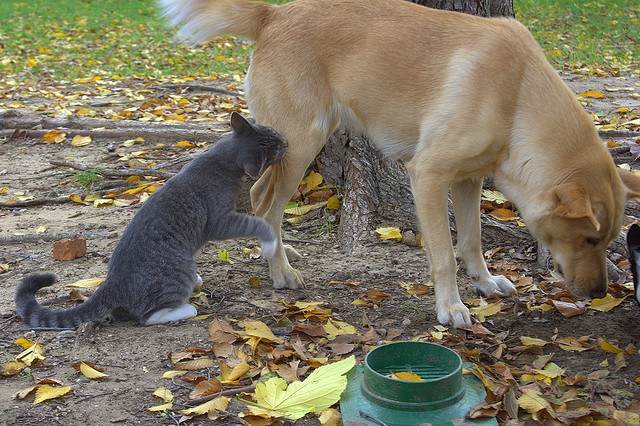
#> input picture Labs/Lab11-YOLOv3/imgs/000000001950.jpg, 640 x 426 px, given in place of dog.bmp, which was not available
$ jupyter execute --allow-errors proj1.ipynb   (shell and % lines are left out)   (text cells are left out)
#> lines starting #> are read from the running program, lines starting #| are printed output that depends on the picture; pictures that were not available may be replaced by others from this repository, and a replacement may not be noted
### Projects/Project-1-Hybrid_Images(Convolution)/code/utils.py
import cv2
import numpy as np

# [24 lines left out: function vis_hybrid_image, not called in this run]

def im2single(im):
  im = im.astype(np.float32) / 255
  return im

# [4 lines left out: function single2im, not called in this run]

def load_image(path):
  return im2single(cv2.imread(path))[:, :, ::-1]

def save_image(path, im):
  return cv2.imwrite(path, single2im(im.copy())[:, :, ::-1])

# [4 lines left out: function im_range, not called in this run]

### Projects/Project-1-Hybrid_Images(Convolution)/code/student_code.py
from PIL.Image import RASTERIZE
import numpy as np
from numpy.lib.function_base import interp


def my_imfilter(image, filter, convmode='asstride'):
    """
    Apply a filter to an image. Return the filtered image.

    Args
    - image: numpy nd-array of dim (m, n, c)
    - filter: numpy nd-array of dim (k, k)
    Returns
    - filtered_image: numpy nd-array of dim (m, n, c)

    HINTS:
    - You may not use any libraries that do the work for you. Using numpy to work
     with matrices is fine and encouraged. Using opencv or similar to do the
     filtering for you is not allowed.
    - I encourage you to try implementing this naively first, just be aware that
     it may take an absurdly long time to run. You will need to get a function
     that takes a reasonable amount of time to run so that the TAs can verify
     your code works.
    - Remember these are RGB images, accounting for the final image dimension.
    """

    assert filter.shape[0] % 2 == 1
    assert filter.shape[1] % 2 == 1

    ############################
    ### TODO: YOUR CODE HERE ###
    # padding
    # p = (f-1)/2 keep the same resolution after convlution
    img_v, img_h = image.shape[:2]
    krnl_v, krnl_h = filter.shape[:2]
    pad_v = (krnl_v-1)//2
    pad_h = (krnl_h-1)//2
    filtered_image = np.zeros(image.shape, dtype='float32')
    channels = image.shape[2]
    _filter = filter.astype('float32')
    img_pad = np.pad(image, [(pad_v, pad_v), (pad_h, pad_h), (0, 0)], 'constant')
    if convmode == 'multiply':
        # method1: multiply() and sum()
        for k in range(channels):
            for i in range(img_v):
                for j in range(img_h):
                    filtered_image[i, j, k] = np.sum(
                        np.multiply(img_pad[i:i+2*pad_v+1, j:j+2*pad_h+1, k], _filter))

    elif convmode == 'asstride':
        # method2: as_strided() and tensordot()
        img_pad_v, img_pad_h = img_pad.shape[:2]
        shape = np.array([img_pad_v - krnl_v + 1, img_pad_h - krnl_h + 1, krnl_v, krnl_h])
        strides = np.array([img_pad_h, 1, img_pad_h, 1]) * img_pad.itemsize * channels
        for i in range(channels):
            img_stride = np.lib.stride_tricks.as_strided(img_pad[:, :, i], shape=shape, strides=strides)
            filtered_image[:, :, i] = np.tensordot(img_stride, _filter, axes=[(2, 3), (0, 1)])
    ### END OF STUDENT CODE ####
    ############################

    return filtered_image


def create_hybrid_image(image1, image2, filter):
    """
    Takes two images and creates a hybrid image. Returns the low
    frequency content of image1, the high frequency content of
    image 2, and the hybrid image.

    Args
    - image1: numpy nd-array of dim (m, n, c)
    - image2: numpy nd-array of dim (m, n, c)
    Returns
    - low_frequencies: numpy nd-array of dim (m, n, c)
    - high_frequencies: numpy nd-array of dim (m, n, c)
    - hybrid_image: numpy nd-array of dim (m, n, c)

    HINTS:
    - You will use your my_imfilter function in this function.
    - You can get just the high frequency content of an image by removing its low
      frequency content. Think about how to do this in mathematical terms.
    - Don't forget to make sure the pixel values are >= 0 and <= 1. This is known
      as 'clipping'.
    - If you want to use images with different dimensions, you should resize them
      in the notebook code.
    """

    assert image1.shape[0] == image2.shape[0]
    assert image1.shape[1] == image2.shape[1]
    assert image1.shape[2] == image2.shape[2]

    ############################
    ### TODO: YOUR CODE HERE ###
    image1_low = my_imfilter(image1, filter)
    image2_low = my_imfilter(image2, filter)
    image2_high = image2 - image2_low

    low_frequencies = np.clip(image1_low, 0, 1)
    high_frequencies = np.clip(image2_high+0.5, 0, 1)
    hybrid_image = np.clip(image1_low + image2_high, 0, 1)

    ### END OF STUDENT CODE ####
    ############################

    return low_frequencies, high_frequencies, hybrid_image

### Projects/Project-1-Hybrid_Images(Convolution)/code/proj1.ipynb
[cell 1]
import cv2
import numpy as np
import matplotlib
import matplotlib.pyplot as plt
from utils import vis_hybrid_image, load_image, save_image, im_range
from student_code import my_imfilter, create_hybrid_image

image1 = load_image('../data/dog.bmp')
#> in load_image, `return im2single(cv2.imread(path))[:, :, ::-1]`:
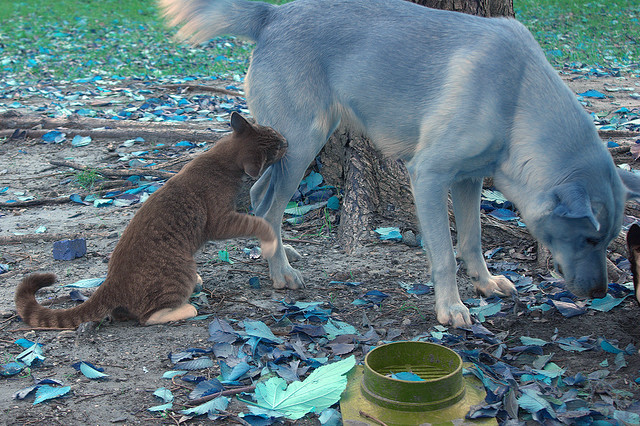
#> returned value: shape (426, 640, 3) float32; mean of channels 0, 1, 2 0.491, 0.463, 0.38; drawn as B, G, R
image2 = load_image('../data/cat.bmp')
#> call 2 of load_image, with path = '../data/cat.bmp'
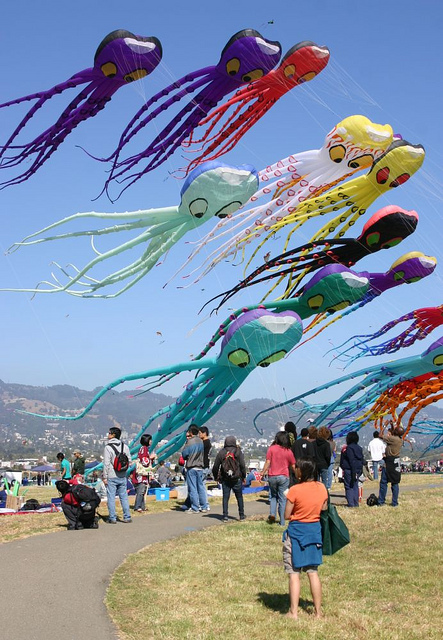
#> input picture Labs/Lab11-YOLOv3/imgs/000000002343.jpg, 443 x 640 px, given in place of cat.bmp, which was not available
#> in load_image (call 2), `return im2single(cv2.imread(path))[:, :, ::-1]`:
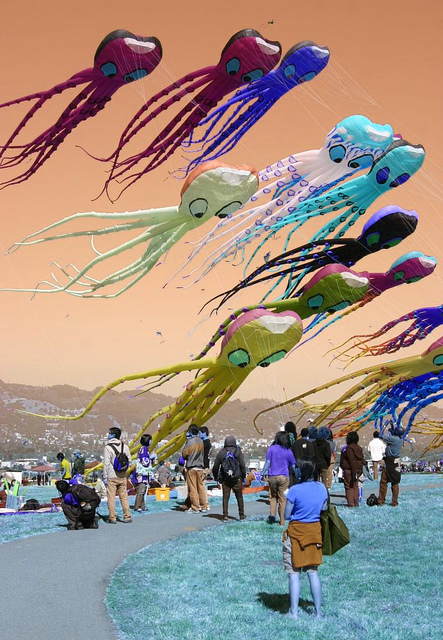
#> returned value: shape (640, 443, 3) float32; mean of channels 0, 1, 2 0.516, 0.559, 0.625; drawn as B, G, R

# display the dog and cat images
plt.figure(figsize=(3,3)); plt.imshow((image1*255).astype(np.uint8)),plt.xticks([]),plt.yticks([])
plt.figure(figsize=(3,3)); plt.imshow((image2*255).astype(np.uint8)),plt.xticks([]),plt.yticks([])

[cell 2]
cutoff_frequency = 7
filter = cv2.getGaussianKernel(ksize=cutoff_frequency*4+1,
                               sigma=cutoff_frequency)
filter = np.dot(filter, filter.T)

# let's take a look at the filter!
plt.figure(figsize=(4,4)); plt.imshow(filter);
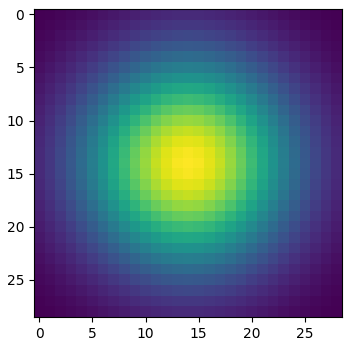
#> figure drawn by matplotlib, 1 panel

[cell 3]
blurry_dog = my_imfilter(image1, filter)
#> in my_imfilter, `_filter = filter.astype('float32')`:
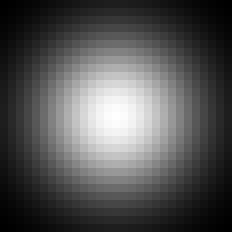
#> _filter: shape (29, 29) float32 (shown 8 times larger); min 6.43e-05, max 0.00351, mean 0.00119; drawn with min black and max white
#> in my_imfilter, `img_pad = np.pad(image, [(pad_v, pad_v), (pad_h, pad_h), (0, 0)], 'con..`:
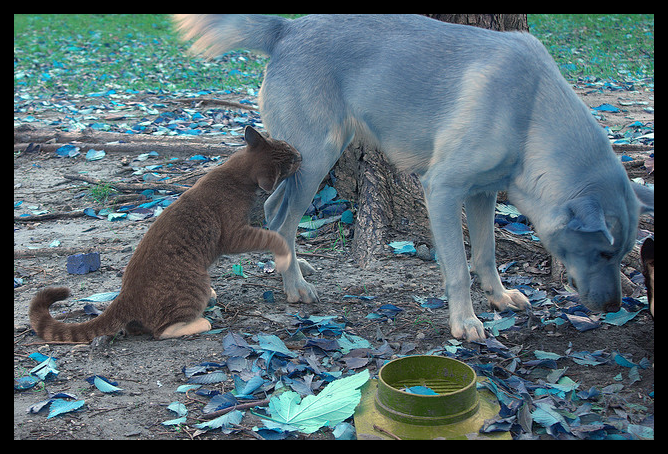
#> img_pad: shape (454, 668, 3) float32; mean of channels 0, 1, 2 0.441, 0.416, 0.342; drawn as B, G, R
#> in my_imfilter, `strides = np.array([img_pad_h, 1, img_pad_h, 1]) * img_pad.itemsize * ..`: strides = [8016, 12, 8016, 12]
#> after the loop in my_imfilter, `for i in range(channels):`:
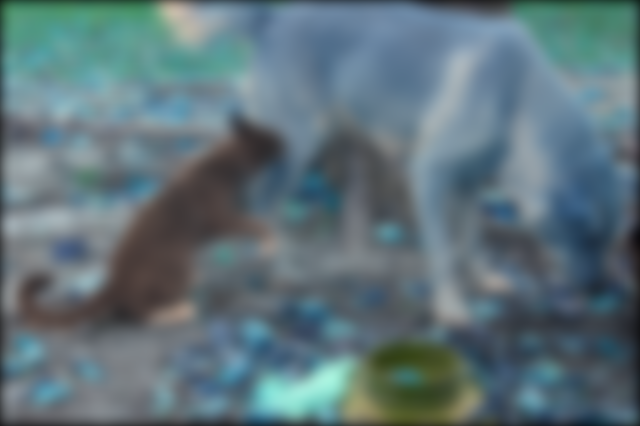
#> filtered_image: shape (426, 640, 3) float32; mean of channels 0, 1, 2 0.482, 0.454, 0.373; drawn as B, G, R
plt.figure(); plt.imshow((blurry_dog*255).astype(np.uint8));
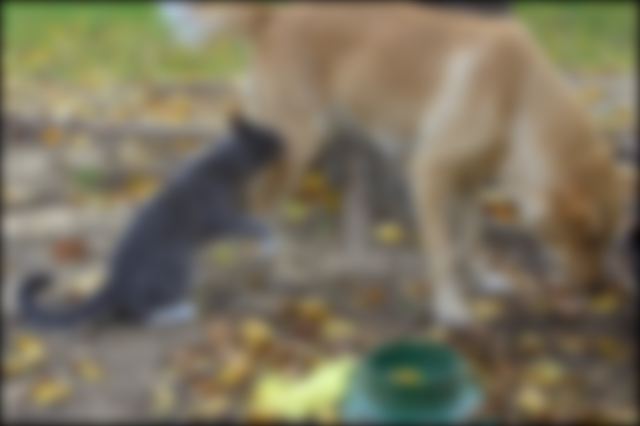
#> shown: shape (426, 640, 3); mean R, G, B 122.3, 115.2, 94.6

#> (a cell that did not finish here is left out)

#> (a cell that did not finish here is left out)

#> (a cell that did not finish here is left out)

[cell 7]
import time
cutoff_frequency = 7
filter = cv2.getGaussianKernel(ksize=cutoff_frequency*4+1, sigma=cutoff_frequency)
filter = np.dot(filter, filter.T)
start = time.time()
test1 = my_imfilter(image1, filter, convmode='asstride')
print('The time cost by as_stride method is {:.2f}'.format(time.time()-start))
start = time.time()
test1 = my_imfilter(image1, filter, convmode='multiply')
print('The time cost by multiply method is {:.2f}'.format(time.time()-start))

[cell 8]
pair1 = load_image('../data/bird.bmp')
#> (the rest of this cell did not finish here and is left out)


pair2 = load_image('../data/motorcycle.bmp')
pair2_ = load_image('../data/bicycle.bmp')

pair3 = load_image('../data/einstein.bmp')
pair3_ = load_image('../data/marilyn.bmp')

pair4 = load_image('../data/fish.bmp')
pair4_ = load_image('../data/submarine.bmp')

[cell 9]
cutoff_frequency = 5
#> cutoff_frequency = 5
filter = cv2.getGaussianKernel(ksize=cutoff_frequency*4+1, sigma=cutoff_frequency)
#> filter = 21 values, max 0.0827 at index 10, min 0.0112 at index 0, mean 0.0476
filter = np.dot(filter, filter.T)
